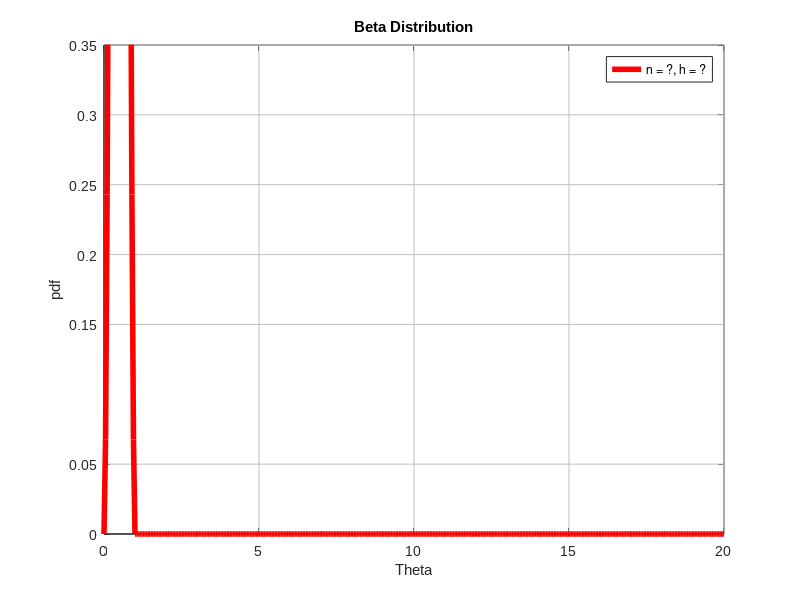
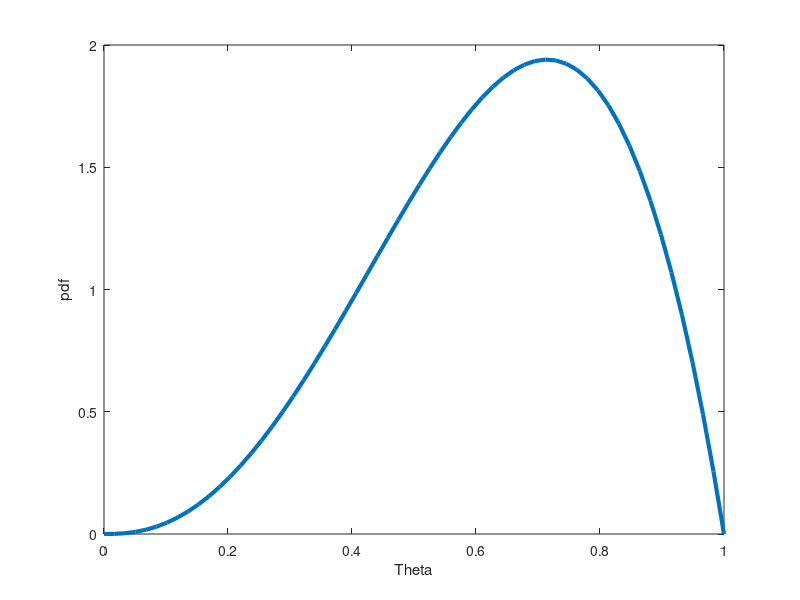
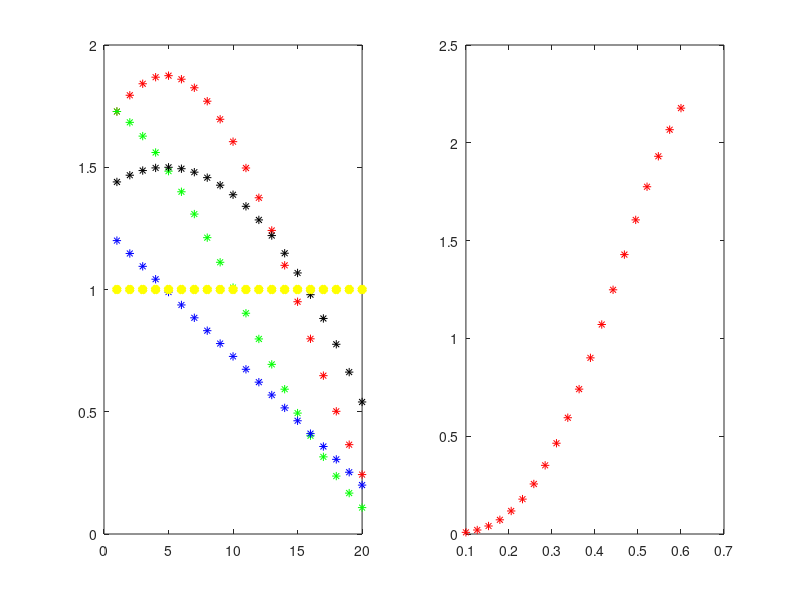

MATLAB code for these plots, in order:
%beta distribution sample : Exemplo de plot de Beta Probability Density Function 
%"Encaixe" para os histogramas de "Holding Time" e "Interarrival Time" dos Controladores de SBBR-APP
%A distribuicao beta geralmente é utilizada em conjunção com a distribuição binominal, particularmente em modelos Bayesianos onde possui
%um papel importante como distribuição prévia de p
%Instituto de Controle do Espaço Aéreo - Vitor Sgobbi, 2015
%Referencias: http://www.unc.edu/courses/2008fall/ecol/563/001/docs/lectures/lecture3.htm

%For each element of X, compute the probability density function (PDF) at X of the Beta distribution with parameters A (alpha) and B (beta).


clear; close all; clc;


%configurar eixos x e y para o histograma "Holding Time (Controladores"
x = 0:0.05:20;
xlimit = [0 20];
ylimit = [0 0.35];
xtick = [0 5 10 15 20];
ytick = [0 0.05 1 0.15 0.2 0.25 0.3 0.35];

%computa o betapdf
%x = linspace(0,1,100); %espacamento? default: (0,1,100)
y = betapdf(x, 3, 3); %valor default para beta a=3 e b=3 gera uma funçao pico


%cria o plato para o plot
figure (1)
h = plot(x,y,'LineWidth',4,'color','white');
set(gca, 'XLim', xlimit, 'XTick', xtick, 'YLim', ylimit, 'YTick', ytick, 'FontSize', 10,'FontName', 'Arial'); 	

%plotar as grades para o eixo X (vertical)
for j=xtick
	line ('xData',[j j], 'yData', ylimit, 'color', [0.75 0.75 0.75], 'LineWidth', 0.5)
end

%plotar as grades para o eixo Y (horizontal)
for j=ytick
	line ('xData', xlimit, 'yData', [j j], 'color', [0.75 0.75 0.75], 'LineWidth', 0.5)
end


%plotar os eixos
line('xData', [0 0], 'yData', ylimit, 'LineWidth', 1, 'color', [0 0 0], 'LineWidth', 0.5)
line('xData', xlimit, 'yData', [0 0], 'LineWidth', 1, 'color', [0 0 0], 'LineWidth', 0.5)


%plotar o pdf finalmente
h1 = line(x,y, 'LineWidth', 4, 'color', 'red');
%line([3-0.02 3-0.02],[0 gampdf(3,a1,b1)], 'LineWidth', 2, 'color', 'red') %barra correspondente a media

%legendas e titulo
L = legend([h1], {'n = ?, h = ?'}, 'Location', 'NorthEast');
xlabel('Theta')
ylabel('pdf')
title ('Beta Distribution');



%figure (1);
%plot(x,y,'r*','LineWidth',3)
%set(h,'Position',[1000 150 900 900])
%title ("Distribuição Beta")









%segundo plot para comparacao:

x = linspace(0,1,60); %espacamento? default: (0,1,100)

y = betapdf(x,3.5,2); %valor beta 3 e 3 gera funçao pico

h = figure (2);
plot(x,y,'LineWidth',3)
xlabel('Theta')
ylabel('pdf')
set(h,'Position',[1000 150 900 900])



%terceiro plot para comparacao:

x = linspace(0.6,0.1,20); %espacamento? default: (0,1,100)

%valor beta 3 e 3 gera funçao pico
y = betapdf(x,3,3);  z = betacdf (x,3,3); 
y2 = betapdf(x,3,2); z2 = betacdf (x,3,2);
y3 = betapdf(x,2,2); z3 = betacdf (x,2,2);
y4 = betapdf(x,2,1); z4 = betacdf (x,2,1);
y5 = betapdf(x,1,1); z5 = betacdf (x,1,1);
h = figure (3);
subplot (1,2,1);
plot(y,'r*',y2,'g*',y3,'k*',y4,'b*',y5,'y*','LineWidth',4)
subplot (1,2,2);
plot(z,'r*',z2,'g*',z3,'k*',z4,'b*',z5,'y*','LineWidth',4)

%xlabel('Theta')
%ylabel('pdf')

y2 = betapdf(x,5,3);
plot(x,y2,'r*')

set(h,'Position',[1000 150 900 900])

